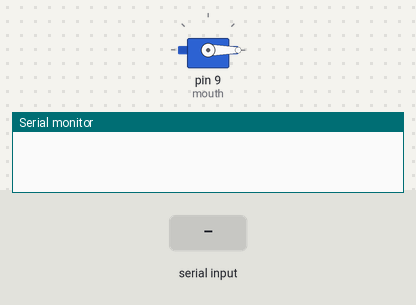
Bench run of a sketch on a simulated Arduino Uno, built with avr-gcc and run on an emulated ATmega328P. Shown: servo, the last lines printed to the serial monitor. Inputs (shaded band) come from the test bench. Random numbers use the default seed unless the sketch sets one.

Above: at 1.2 s.
1.3 s: "talk\n" received over Serial
At 3.1 s:
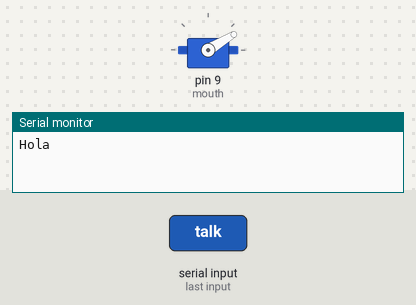
3.4 s: "90 45\n" received over Serial
At 4.47 s:
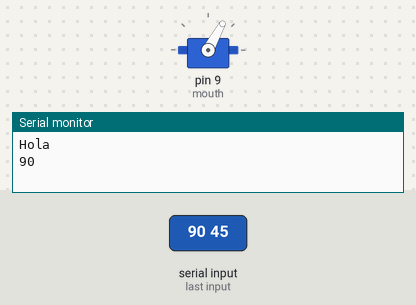
Timing chart, 0 to 6.4 s (numbered marks = the images above; inputs shaded):
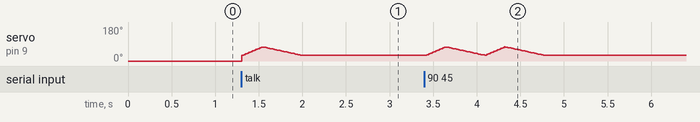

Measured:
- after the input at 1.3 s, servo on pin 9 (mouth): rises from 0° to 74° in 0.22 s, then falls to 31° in 0.45 s

The sketch:

mouth1.0.ino
```cpp
#include <Servo.h>

Servo mouth;

void setup() {
  Serial.begin(9600);
  mouth.attach(9);
  mouth.write(0);
}

void talk(String sentence ="") {
  //int words=1;
    String word ="";
   for(int i = 0; i<sentence.length(); i++)
   {

    word+=sentence[i];

    if(sentence[i]==' ')
    {
      for (int pos = 30; pos < 75; pos += 1) {
        mouth.write(pos);
        delay(5);
      }

      for (int pos = 75; pos > 30; pos += -1) {
        mouth.write(pos);
        delay(10);
    }
    Serial.println(word);
    word="";
      //words++;
    }

   }
     // Print the last word (if any)
  if (word.length() > 0) {
          for (int pos = 30; pos < 75; pos += 1) {
        mouth.write(pos);
        delay(5);
      }

      for (int pos = 75; pos > 30; pos += -1) {
        mouth.write(pos);
        delay(10);
    }

    Serial.println(word);
  }

   /*************
  while(words!=0)
  {

  for (int pos = 30; pos < 80; pos += 1) {
    mouth.write(pos);
    delay(5);
  }

  for (int pos = 80; pos > 30; pos += -1) {
    mouth.write(pos);
    delay(10);
  }
   words+=-1;
  }
*****************/
}


void processCommand(String command) {
  // String lowercaseCommand = command.toLowerCase();
  if (command.equals("talk")) {
    int randomNum= random(0, 4);
    String word = "";
    switch (randomNum){
      case 0:
          word="Hello";
          break;
      case 1:
          word="Deadpool";
          break;
      case 2:
          word="Father";
          break;
      case 3:
          word="Hola";
          break;
      default:
          word="default";
    }
    talk(word);
  }

  else if (command.equals("number")) {
    Serial.println("How many words: ");
    while (!Serial.available()) {
      // Wait for user input
    }

    int words = Serial.parseInt();
    //String strWords= String(words);
    for(int i =words; i>0; i--)
    {
      String strWords = String(i);

    talk( strWords +" ");

    }
    //Serial.println("Received integer: " + String(words));

    // Clear the buffer
    while (Serial.available() > 0) {
      Serial.read();
    }
  }
  else
  {

      talk(command);


  }
  // Add more cases for other commands if needed
}

void serialCommand() {
  if (Serial.available() > 0) {
    String inputString = Serial.readStringUntil('\n'); // Read until newline character
    processCommand(inputString);
  }
}

void loop() {
  serialCommand();
}
```
